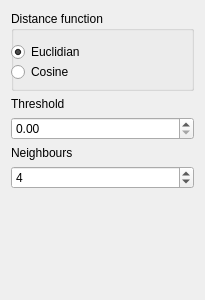
<?xml version="1.0" encoding="UTF-8"?>
<ui version="4.0">
 <class>Settings</class>
 <widget class="QWidget" name="Settings">
  <property name="geometry">
   <rect>
    <x>0</x>
    <y>0</y>
    <width>205</width>
    <height>300</height>
   </rect>
  </property>
  <property name="windowTitle">
   <string>Form</string>
  </property>
  <layout class="QVBoxLayout" name="verticalLayout">
   <item>
    <widget class="QGroupBox" name="radioGroup">
     <property name="minimumSize">
      <size>
       <width>0</width>
       <height>80</height>
      </size>
     </property>
     <property name="title">
      <string>Distance function</string>
     </property>
     <widget class="QRadioButton" name="euclid">
      <property name="geometry">
       <rect>
        <x>0</x>
        <y>30</y>
        <width>151</width>
        <height>22</height>
       </rect>
      </property>
      <property name="text">
       <string>Euclidian</string>
      </property>
      <property name="checked">
       <bool>true</bool>
      </property>
     </widget>
     <widget class="QRadioButton" name="cosine">
      <property name="geometry">
       <rect>
        <x>0</x>
        <y>50</y>
        <width>141</width>
        <height>22</height>
       </rect>
      </property>
      <property name="text">
       <string>Cosine</string>
      </property>
     </widget>
    </widget>
   </item>
   <item>
    <widget class="QLabel" name="label_2">
     <property name="text">
      <string>Threshold</string>
     </property>
    </widget>
   </item>
   <item>
    <widget class="QDoubleSpinBox" name="thresholdSpinner">
     <property name="mouseTracking">
      <bool>true</bool>
     </property>
     <property name="accelerated">
      <bool>true</bool>
     </property>
     <property name="maximum">
      <double>200.000000000000000</double>
     </property>
    </widget>
   </item>
   <item>
    <widget class="QLabel" name="label">
     <property name="text">
      <string>Neighbours</string>
     </property>
    </widget>
   </item>
   <item>
    <widget class="QSpinBox" name="neighboursSpinner">
     <property name="minimum">
      <number>1</number>
     </property>
     <property name="value">
      <number>4</number>
     </property>
    </widget>
   </item>
   <item>
    <spacer name="verticalSpacer">
     <property name="orientation">
      <enum>Qt::Vertical</enum>
     </property>
     <property name="sizeHint" stdset="0">
      <size>
       <width>20</width>
       <height>40</height>
      </size>
     </property>
    </spacer>
   </item>
  </layout>
 </widget>
 <resources/>
 <connections/>
</ui>
